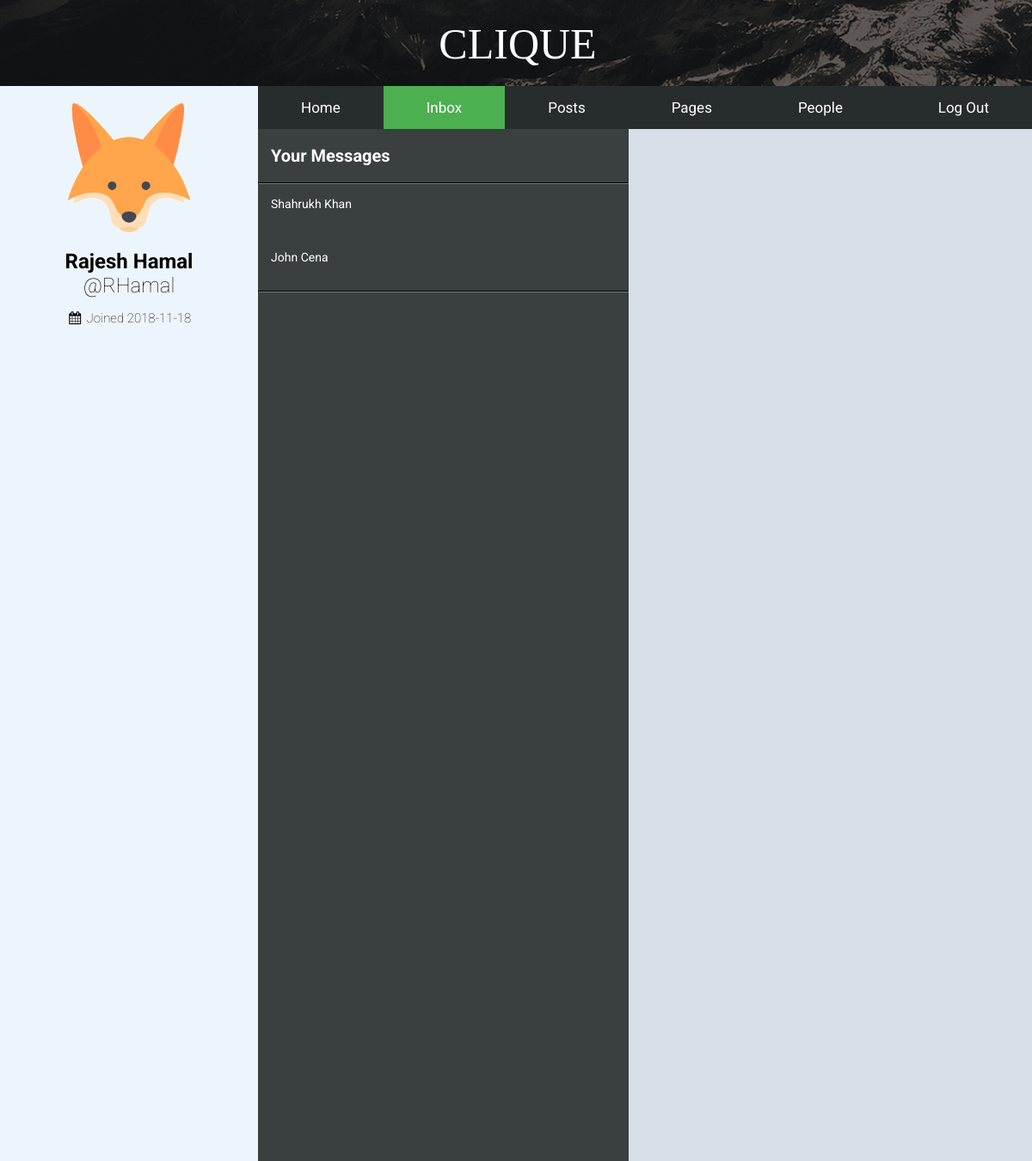
The page /page/user/inbox.php (signed in) on the database its author committed.
### tables this page shows
CREATE TABLE `profile` (
  `Profile_ID` int(11) NOT NULL,
  `Username` varchar(10) NOT NULL,
  `Password` varchar(20) NOT NULL,
  `Fname` varchar(20) NOT NULL,
  `Lname` varchar(20) NOT NULL,
  `DOB` varchar(12) DEFAULT NULL,
  `Phone` varchar(13) DEFAULT NULL,
  `Email` varchar(20) NOT NULL,
  `Date_created` date NOT NULL
);

### src/page/user/inbox.php (the view, shortened to what this page needs)
<?php
include_once '../../includes/dbh.php';
?>
<?php
    $userInfo = $_SESSION['userInfo'];
    $ID = $userInfo[0];
    $username = $userInfo[1];
    $fname = $userInfo[2];
    $lname = $userInfo[3];
    $date = $userInfo[4];
?>
<!DOCTYPE html>
<html>
<head>
    <link rel="stylesheet" href="../../css/style_user.css">
    <link rel="stylesheet" href="https://cdnjs.cloudflare.com/ajax/libs/font-awesome/4.7.0/css/font-awesome.min.css">
</head>
<body>
     <div class="header">CLIQUE</div>
    <div class="topnav">
        <a href="../userPage.php">Home</a>
        <a class="active" href="inbox.php">Inbox</a>
        <a href="posts.php">Posts</a>
        <a href="pages.php">Pages</a>
        <a href="people.php">People</a>
        <a href="../../index.php" style="float: right;">Log Out</a>
    </div>
    <div class="sidebar-back"></div>
    <div class="sidebar">
        <div class="userInfo">
            <div class="profile-image" align="center">
            </div>
            <b><?php echo $fname." ".$lname; ?></b><br>
            @<?php echo $username;?>
            <p><i class="fa fa-fw fa-calendar"></i> Joined <?php echo $date;?> </p>
            <br>
        </div>
    </div>
    <div class="body">
        </div>
    <div class="sidebar-right">
          <br>
          <div class="follow-pages">
            Your Messages
          </div>
          <br>
          <hr>
        <div class="posts">
          <?php
            $sql = "SELECT DISTINCT Receiver_ID FROM message WHERE Sender_ID='$ID' ORDER BY Message_ID DESC;";
            if($result = $conn->query($sql))
            {
              $IDs = array();
              $count = 0;
              while($row = mysqli_fetch_assoc($result))
              {
                $IDs[$count] = $row['Receiver_ID'];
                $count=$count+1;
              }
            }
          ?>
          <?php foreach($IDs as $id): ?>
            <form action="#" method="POST">
              <button type="submit">
                <?php
                  $sql = "SELECT * FROM profile WHERE Profile_ID='$id';";
                  if($result = $conn->query($sql))
                  {
                    $row = mysqli_fetch_assoc($result);
                    echo $row['Fname']." ".$row['Lname'];
                  }
                ?>
              </button>
            </form>
        <?php endforeach; ?>
        </div>
        <hr>
    </div>
</body>
</html>

### src/css/style_user.css (style rules this page uses)
body { //background-color: #124e89; background-image: linear-gradient(rgba(0,0,0,0.6), rgba(0,0,0,0.6)), url(../misc/picture.jpg); height: 100vh; background-size: cover; background-position: 0px 400px; margin-bottom: 500px; }
body { margin: 0; font-family: "Roboto", sans-serif; }
.header { overflow: hidden; background-color: rgba(0, 0, 0, 0); position: fixed; margin-top: 0px; top: 0; width: 100%; height: 200px; }
.header { font-family: "test font"; margin: 2px; color: white; font-size: 50px; text-align: center;; padding: 20px 0; //display: none; }
.sidebar { margin: 0; padding: 0; width: 300px; background-color: #EDF5FC; position: sticky; height: auto; overflow: auto; margin-top: -50px; top: 0; z-index: 2; }
.sidebar-back { margin: 0; padding: 0; width: 300px; background-color: #EDF5FC; position: fixed; height: 100%; overflow: auto; margin-top: 100px; top: 0; z-index: 0; }
.sidebar p { font-size: 15px; }
.topnav { overflow: hidden; background-color: #272D2D; position: sticky; margin-top: 100px; margin-left: 300px; top: 0; width: auto; height: 50px; z-index: 1; }
.body { margin-top: 150px; margin-left: 331.45px; position: absolute; background-color: #D8DFE8; width: 80.1%; height: 150vh; top: 0; z-index: 0; }
.userInfo { font-family: 'Roboto', sans-serif; color: black; font-size: 24px; padding: 20px; font-weight: lighter; text-align: center; }
.profile-image { margin-bottom: 20px; }
.sidebar-right { margin: 0; padding: 0; width: 431.45px; background-color: #3A4040; position: absolute; height: 150vh; overflow: auto; margin-top: 150px; margin-left: 300px; top: 0; z-index: 0; }
.sidebar-right .follow-pages { font-family: "Roboto", sans-serif; color: white; font-size: 20px; font-weight: bolder; padding-left: 15px; }
.topnav a { float: left; font-family: 'Roboto', sans-serif; display: block; color: white; text-align: center; padding: 15px 50px; text-decoration: none; font-size: 17px; }
.topnav a.active { background-color: #4CAF50; color: white; }
.sidebar-right .posts button { font-family: "Roboto", sans-serif; outline: 0; background: #3A4040; width: 100%; padding: 15px; color: #ffffff; font-size: 14px; cursor: pointer; border-style: none; text-align: left; }
hr { display: block; margin-top: 0em; margin-bottom: 0em; margin-left: auto; margin-right: auto; border-style: inset; border-width: 0.5px; border-color: #272D2D; }
a { color: black; text-decoration: none }

### rows shown on the page
profile: Fname "Shahrukh", Lname "Khan"
profile: Fname "John", Lname "Cena"

### other values the page prints
$fname "Rajesh"
$lname "Hamal"
$username "RHamal"
$date "2018-11-18"
